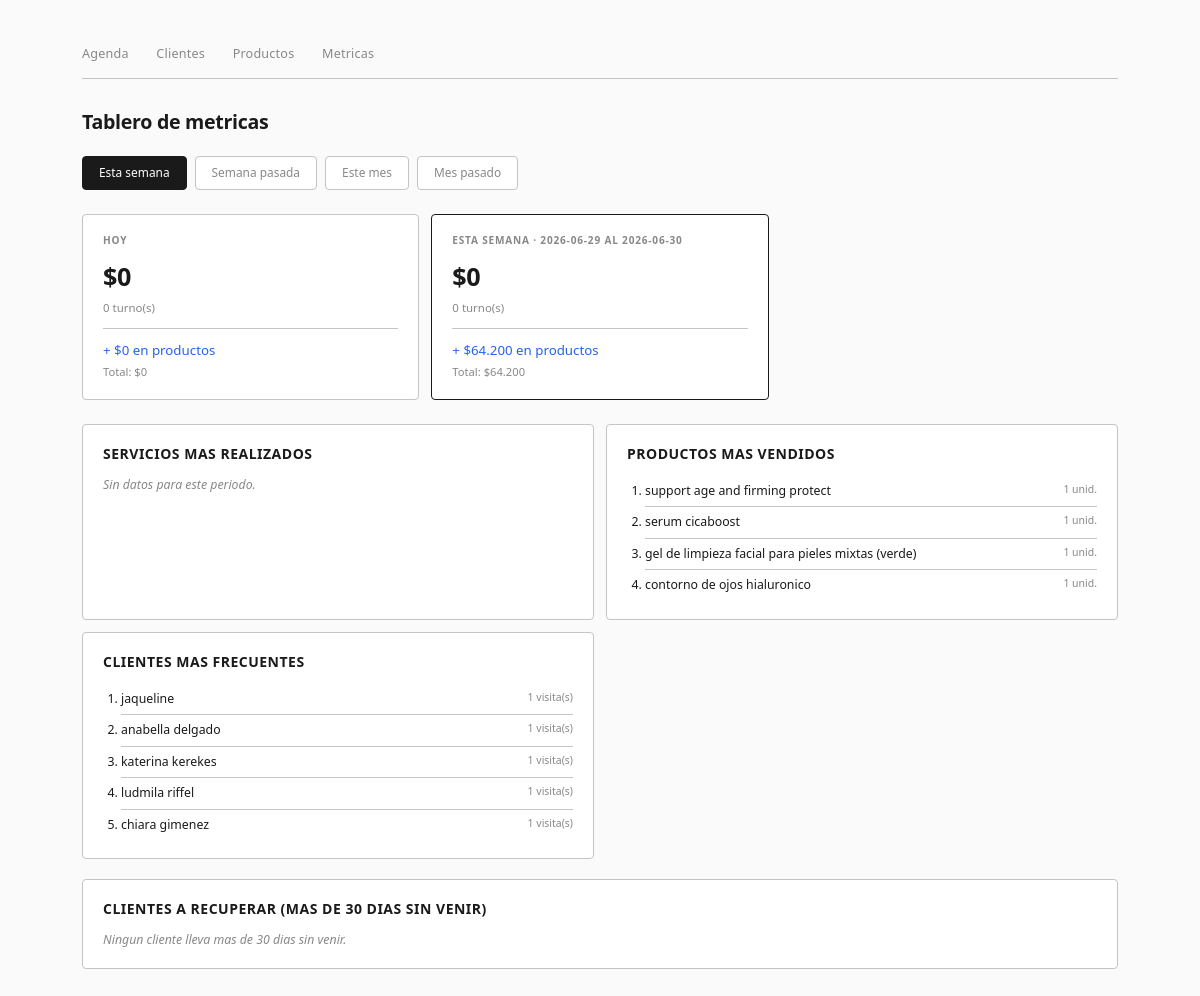
The app's page /metricas with its own data.
### modules/stock/models.py (models this page shows)
class Producto(Base):
    __tablename__ = "productos"
    id = Column(Integer, primary_key=True)
    nombre = Column(String, nullable=False)
    precio = Column(Float, nullable=False)
    stock = Column(Integer, default=0)
    ventas = relationship("Venta", back_populates="producto")

### modules/turnos/models.py (models this page shows)
class Cliente(Base):
    __tablename__ = "clientes"
    id = Column(Integer, primary_key=True)
    nombre = Column(String, nullable=False)
    apellido = Column(String)
    telefono = Column(String)
    tipo_piel = Column(String, nullable=True)
    turnos = relationship("Turno", back_populates="cliente")
    ventas = relationship("Venta", back_populates="cliente")

### modules/turnos/routes.py (the view)
@router.get("/metricas")
def metricas(request: Request, periodo: str = Query("esta_semana"), db: Session = Depends(get_db)):
    datos = services.metricas_generales(db, periodo=periodo)
    return templates.TemplateResponse("metricas.html", {
        "request": request,
        "datos": datos
    })

### templates/metricas.html (shortened to what this page needs)
<!DOCTYPE html>
<html lang="es">
<head>
    <link rel="stylesheet" href="/static/style.css">
</head>
<body>
<nav>
    <div class="links">
        <a href="/">Agenda</a>
        <a href="/clientes">Clientes</a>
        <a href="/stock/productos">Productos</a>
        <a href="/metricas">Metricas</a>
    </div>
</nav>
<h1>Tablero de metricas</h1>
<div class="selector-periodo">
    <a class="btn-periodo {{ 'activo' if datos.periodo == 'esta_semana' else '' }}"
       href="/metricas?periodo=esta_semana">Esta semana</a>
    <a class="btn-periodo {{ 'activo' if datos.periodo == 'semana_pasada' else '' }}"
       href="/metricas?periodo=semana_pasada">Semana pasada</a>
    <a class="btn-periodo {{ 'activo' if datos.periodo == 'este_mes' else '' }}"
       href="/metricas?periodo=este_mes">Este mes</a>
    <a class="btn-periodo {{ 'activo' if datos.periodo == 'mes_pasado' else '' }}"
       href="/metricas?periodo=mes_pasado">Mes pasado</a>
</div>
<div class="periodos">
    <div class="tarjeta">
        <div class="periodo-label">Hoy</div>
        <div class="monto-servicios">${{ "{:,.0f}".format(datos.servicios_hoy).replace(",", ".") }}</div>
        <div class="turnos-cantidad">{{ datos.turnos_hoy }} turno(s)</div>
        <div class="monto-productos">+ ${{ "{:,.0f}".format(datos.productos_hoy).replace(",", ".") }} en productos</div>
        <div class="total-combinado">Total: ${{ "{:,.0f}".format(datos.servicios_hoy + datos.productos_hoy).replace(",", ".") }}</div>
    </div>
    <div class="tarjeta" style="border-color: var(--texto);">
        <div class="periodo-label">{{ datos.etiqueta_periodo }} · {{ datos.desde }} al {{ datos.hasta }}</div>
        <div class="monto-servicios">${{ "{:,.0f}".format(datos.servicios_periodo).replace(",", ".") }}</div>
        <div class="turnos-cantidad">{{ datos.turnos_periodo }} turno(s)</div>
        <div class="monto-productos">+ ${{ "{:,.0f}".format(datos.productos_periodo).replace(",", ".") }} en productos</div>
        <div class="total-combinado">Total: ${{ "{:,.0f}".format(datos.servicios_periodo + datos.productos_periodo).replace(",", ".") }}</div>
    </div>
</div>
<div class="rankings">
    <div class="ranking-card">
        <h2>Servicios mas realizados</h2>
        {% if datos.servicios_top %}
        <ol>{% for nombre, cantidad in datos.servicios_top %}
            <li>{{ nombre }}<span class="cantidad">{{ cantidad }} vez/veces</span></li>
        {% endfor %}</ol>
        {% else %}<p class="sin-datos">Sin datos para este periodo.</p>{% endif %}
    </div>
    <div class="ranking-card">
        <h2>Productos mas vendidos</h2>
        {% if datos.productos_top %}
        <ol>{% for nombre, total in datos.productos_top %}
            <li>{{ nombre }}<span class="cantidad">{{ total }} unid.</span></li>
        {% endfor %}</ol>
        {% else %}<p class="sin-datos">Sin datos para este periodo.</p>{% endif %}
    </div>
    <div class="ranking-card">
        <h2>Clientes mas frecuentes</h2>
        {% if datos.clientes_top %}
        <ol>{% for nombre, apellido, visitas in datos.clientes_top %}
            <li>{{ nombre }} {{ apellido }}<span class="cantidad">{{ visitas }} visita(s)</span></li>
        {% endfor %}</ol>
        {% else %}<p class="sin-datos">Sin datos todavia.</p>{% endif %}
    </div>
</div>
<div class="card">
    <h2>Clientes a recuperar (mas de 30 dias sin venir)</h2>
    {% if datos.clientes_inactivos %}
    <table>
        <tr><th>Cliente</th><th>Telefono</th><th>Ultimo turno</th><th>Dias sin venir</th></tr>
        {% for c in datos.clientes_inactivos %}
        <tr>
            <td>{{ c.nombre }}</td>
            <td>{{ c.telefono or "—" }}</td>
            <td>{{ c.ultimo_turno }}</td>
            <td><span class="dias-badge">{{ c.dias }} dias</span></td>
        </tr>
        {% endfor %}
    </table>
    {% else %}
        <p class="sin-datos">Ningun cliente lleva mas de 30 dias sin venir.</p>
    {% endif %}
</div>
</body>
</html>

### static/style.css (style rules this page uses)
:root { --bg: #fafafa; --bg-card: #ffffff; --borde: #c4c4c4; --texto: #1a1a1a; --texto-suave: #888; --acento: #2563eb; --acento-hover: #1d4ed8; --verde: #16a34a; --amarillo: #d97706; --rojo: #dc2626; --radio: 4px; }
* { box-sizing: border-box; margin: 0; padding: 0; }
body { font-family: 'Segoe UI', Arial, sans-serif; background: var(--bg); color: var(--texto); padding: 28px 32px; max-width: 1100px; margin: 0 auto; font-size: 14px; line-height: 1.5; }
h1 { font-size: 1.4em; font-weight: 600; margin-bottom: 20px; color: var(--texto); letter-spacing: -0.3px; }
h2 { font-size: 1em; font-weight: 600; margin-bottom: 12px; color: var(--texto); text-transform: uppercase; letter-spacing: 0.5px; }
a { color: var(--acento); text-decoration: none; }
nav { display: flex; align-items: center; justify-content: space-between; padding: 14px 0; border-bottom: 1px solid var(--borde); margin-bottom: 28px; }
nav .links a { margin-right: 24px; color: var(--texto-suave); font-size: 0.9em; font-weight: 500; letter-spacing: 0.2px; }
.card { background: var(--bg-card); border: 1px solid var(--borde); border-radius: var(--radio); padding: 18px 20px; margin-bottom: 20px; }
.periodos { display: grid; grid-template-columns: repeat(3, 1fr); gap: 12px; margin-bottom: 24px; }
.tarjeta { background: var(--bg-card); border: 1px solid var(--borde); border-radius: var(--radio); padding: 18px 20px; }
.periodo-label { font-size: 0.72em; text-transform: uppercase; letter-spacing: 0.8px; color: var(--texto-suave); font-weight: 600; margin-bottom: 10px; }
.monto-servicios { font-size: 1.8em; font-weight: 700; color: var(--texto); letter-spacing: -0.5px; }
.turnos-cantidad { font-size: 0.82em; color: var(--texto-suave); margin-top: 3px; }
.monto-productos { font-size: 0.95em; color: var(--acento); margin-top: 12px; padding-top: 12px; border-top: 1px solid var(--borde); }
.total-combinado { font-size: 0.8em; color: var(--texto-suave); margin-top: 3px; }
.rankings { display: grid; grid-template-columns: repeat(2, 1fr); gap: 12px; margin-bottom: 20px; }
.ranking-card { background: var(--bg-card); border: 1px solid var(--borde); border-radius: var(--radio); padding: 18px 20px; }
.ranking-card ol { padding-left: 18px; }
.ranking-card li { padding: 6px 0; border-bottom: 1px solid var(--borde); font-size: 0.88em; color: var(--texto); }
.ranking-card li:last-child { border-bottom: none; }
.cantidad { float: right; color: var(--texto-suave); font-size: 0.85em; }
.sin-datos { color: var(--texto-suave); font-style: italic; font-size: 0.88em; }

### templates/metricas.html (style rules this page uses)
.periodos { display: grid; grid-template-columns: repeat(3,1fr); gap: 12px; margin-bottom: 24px; }
.tarjeta { background: var(--bg-card); border: 1px solid var(--borde); border-radius: var(--radio); padding: 18px 20px; }
.periodo-label { font-size: 0.72em; text-transform: uppercase; letter-spacing: 0.8px; color: var(--texto-suave); font-weight: 600; margin-bottom: 10px; }
.monto-servicios { font-size: 1.8em; font-weight: 700; color: var(--texto); letter-spacing: -0.5px; }
.turnos-cantidad { font-size: 0.82em; color: var(--texto-suave); margin-top: 3px; }
.monto-productos { font-size: 0.95em; color: var(--acento); margin-top: 12px; padding-top: 12px; border-top: 1px solid var(--borde); }
.total-combinado { font-size: 0.8em; color: var(--texto-suave); margin-top: 3px; }
.rankings { display: grid; grid-template-columns: repeat(2,1fr); gap: 12px; margin-bottom: 20px; }
.ranking-card { background: var(--bg-card); border: 1px solid var(--borde); border-radius: var(--radio); padding: 18px 20px; }
.ranking-card ol { padding-left: 18px; }
.ranking-card li { padding: 6px 0; border-bottom: 1px solid var(--borde); font-size: 0.88em; }
.ranking-card li:last-child { border-bottom: none; }
.cantidad { float: right; color: var(--texto-suave); font-size: 0.85em; }
.selector-periodo { display: flex; gap: 8px; margin-bottom: 24px; flex-wrap: wrap; }
.btn-periodo { padding: 7px 16px; border: 1px solid var(--borde); border-radius: var(--radio); background: white; color: var(--texto-suave); text-decoration: none; font-size: 0.85em; font-weight: 500; }
.btn-periodo.activo { background: var(--texto); color: white; border-color: var(--texto); }

### records on screen
Producto: nombre "support age and firming protect", total "1"
Producto: nombre "serum cicaboost", total "1"
Producto: nombre "gel de limpieza facial para pieles mixtas (verde)", total "1"
Producto: nombre "contorno de ojos hialuronico", stock "1"
Cliente: nombre "jaqueline", visitas "1"
Cliente: nombre "anabella", apellido "delgado", visitas "1"
Cliente: nombre "katerina", apellido "kerekes", visitas "1"
Cliente: nombre "ludmila", apellido "riffel", visitas "1"
Cliente: nombre "chiara", apellido "gimenez", visitas "1"

### other values on screen
{{ "{:,.0f}".format(datos.servicios_hoy).replace(",", ".") }} "0"
{{ datos.turnos_hoy }} "0"
{{ "{:,.0f}".format(datos.productos_hoy).replace(",", ".") }} "0"
{{ datos.etiqueta_periodo }} "ESTA SEMANA"
{{ datos.desde }} "2026-06-29"
{{ datos.hasta }} "2026-06-30"
{{ "{:,.0f}".format(datos.servicios_periodo).replace(",", ".") }} "0"
{{ datos.turnos_periodo }} "0"
{{ "{:,.0f}".format(datos.productos_periodo).replace(",", ".") }} "64.200"
